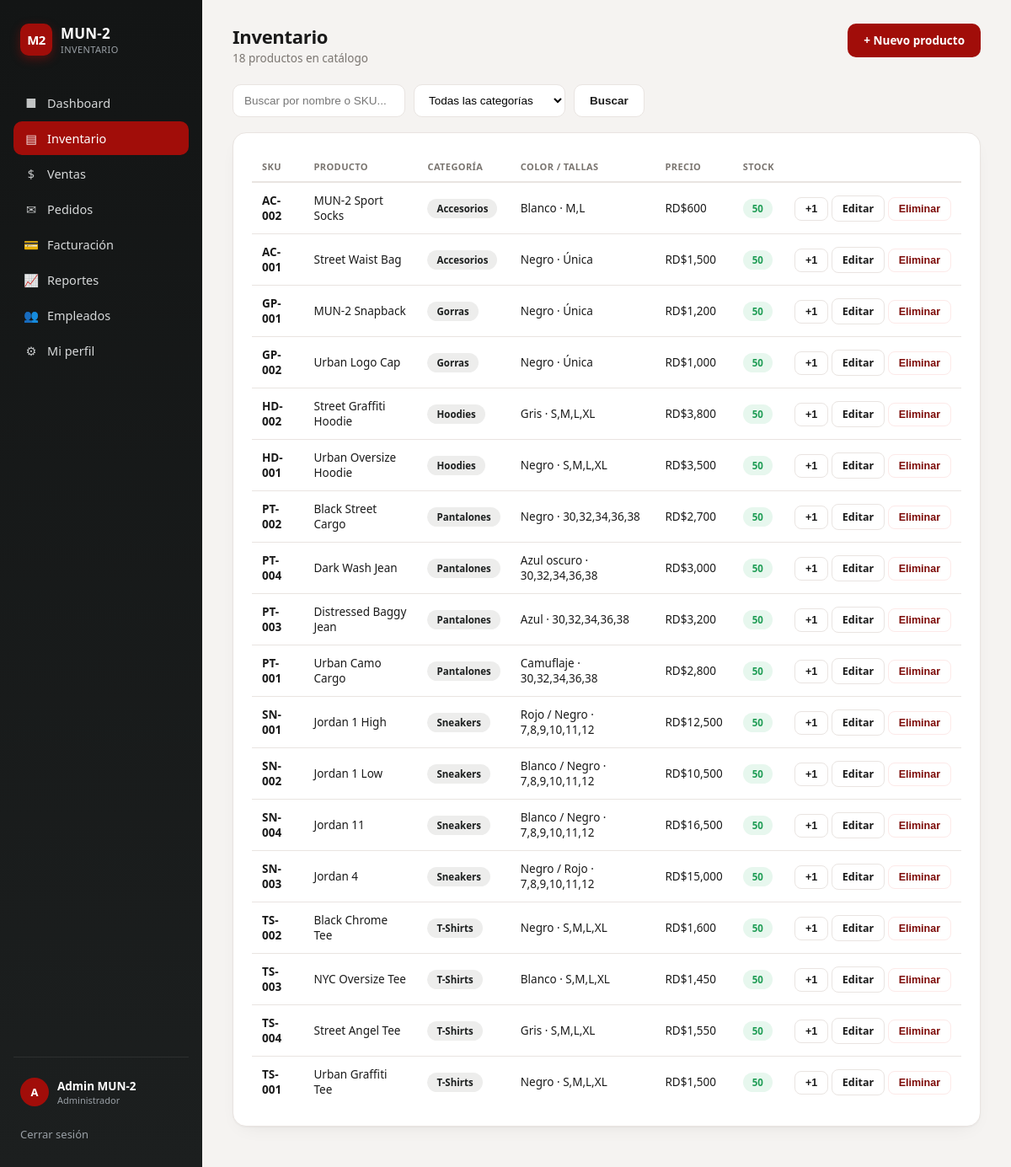
The app's page /inventario (signed in) with its own data.
### tables this page shows
CREATE TABLE productos (
            id INTEGER PRIMARY KEY AUTOINCREMENT,
            sku TEXT UNIQUE NOT NULL,
            nombre TEXT NOT NULL,
            categoria TEXT NOT NULL,
            descripcion TEXT,
            precio_venta INTEGER NOT NULL,
            costo INTEGER NOT NULL,
            stock INTEGER NOT NULL DEFAULT 0,
            stock_minimo INTEGER NOT NULL DEFAULT 5,
            color TEXT,
            tallas TEXT
        );

### app.py (the view)
@app.route("/inventario")
@login_required
def inventario():
    db = get_db()
    q = request.args.get("q", "").strip()
    categoria = request.args.get("categoria", "").strip()
    query = "SELECT * FROM productos WHERE 1=1"
    params = []
    if q:
        query += " AND (nombre LIKE ? OR sku LIKE ?)"
        params += [f"%{q}%", f"%{q}%"]
    if categoria:
        query += " AND categoria = ?"
        params.append(categoria)
    query += " ORDER BY categoria, nombre"
    productos = db.execute(query, params).fetchall()
    categorias = db.execute(
        "SELECT DISTINCT categoria FROM productos ORDER BY categoria"
    ).fetchall()
    return render_template(
        "inventario.html",
        productos=productos,
        categorias=categorias,
        q=q,
        categoria_actual=categoria,
    )

### app.py (called while the page is built)
def get_db():
    if "db" not in g:
        g.db = get_connection()
    return g.db

def login_required(view):
    @wraps(view)
    def wrapped(*args, **kwargs):
        if "usuario_id" not in session:
            return redirect(url_for("login"))
        return view(*args, **kwargs)
    return wrapped

@app.context_processor
def inject_globals():
    ahora = datetime.now()
    fecha_hoy = f"{ahora.day} de {MESES_ES[ahora.month - 1]}, {ahora.year}"
    return {
        "tienda_nombre": "MUN-2",
        "usuario_actual": session.get("nombre"),
        "rol_actual": session.get("rol"),
        "fecha_hoy": fecha_hoy,
    }

### database.py (called while the page is built)
def get_connection():
    conn = sqlite3.connect(DB_PATH)
    conn.row_factory = sqlite3.Row
    conn.execute("PRAGMA foreign_keys = ON")
    return conn

### templates/inventario.html (shortened to what this page needs)
{% extends "base.html" %}
{% block content %}
<div class="page-header">
  <div>
    <div class="page-title">Inventario</div>
    <div class="page-sub">{{ productos|length }} productos en catálogo</div>
  </div>
  {% if rol_actual == 'Administrador' %}
  <a class="btn btn-primary" href="{{ url_for('producto_nuevo') }}">+ Nuevo producto</a>
  {% endif %}
</div>
<form class="filter-bar" method="get">
  <input type="text" name="q" placeholder="Buscar por nombre o SKU..." value="{{ q }}">
  <select name="categoria" onchange="this.form.submit()">
    <option value="">Todas las categorías</option>
  </select>
  <button class="btn btn-outline" type="submit">Buscar</button>
</form>
<div class="card">
  {% if productos %}
  <table>
    <thead>
      <tr>
        <th>SKU</th><th>Producto</th><th>Categoría</th><th>Color / Tallas</th>
        <th>Precio</th><th>Stock</th><th></th>
      </tr>
    </thead>
    <tbody>
      {% for p in productos %}
      <tr>
        <td><strong>{{ p.sku }}</strong></td>
        <td>{{ p.nombre }}</td>
        <td><span class="pill pill-black">{{ p.categoria }}</span></td>
        <td>{{ p.color }} &middot; {{ p.tallas }}</td>
        <td>RD${{ "{:,}".format(p.precio_venta) }}</td>
        <td>
          {% if p.stock <= p.stock_minimo %}
          <span class="pill pill-amber">{{ p.stock }} bajo</span>
          {% else %}
          <span class="pill pill-green">{{ p.stock }}</span>
          {% endif %}
        </td>
        <td style="text-align:right; white-space:nowrap;">
          <form method="post" action="{{ url_for('producto_ajustar_stock', sku=p.sku) }}" style="display:inline;">
            <button class="btn btn-sm btn-outline" type="submit" title="Sumar 1 unidad">+1</button>
          </form>
          {% if rol_actual == 'Administrador' %}
          <a class="btn btn-sm btn-outline" href="{{ url_for('producto_editar', sku=p.sku) }}">Editar</a>
          <form method="post" action="{{ url_for('producto_eliminar', sku=p.sku) }}" style="display:inline;" onsubmit="return confirm('¿Eliminar {{ p.nombre }}?');">
            <button class="btn btn-sm btn-danger-outline" type="submit">Eliminar</button>
          </form>
          {% endif %}
        </td>
      </tr>
      {% endfor %}
    </tbody>
  </table>
  {% else %}
  <div class="empty-state">
    <div class="empty-state-icon">&#128230;</div>
    No se encontraron productos con esos filtros.
  </div>
  {% endif %}
</div>
{% endblock %}

### templates/base.html (style rules this page uses)
:root { --red:#A10D09; --red-dark:#7C0A07; --red-soft:#FDE9E8; --black:#131515; --charcoal:#1C1F1F; --slate:#525E6A; --bg:#F5F3F1; --card:#FFFFFF; --border:#E9E4E1; --text:#1A1A1A; --muted:#7A7570; --success:#1F9D55; --success-soft:#E7F7EE; --radius:16px; --shadow:0 1px 2px rgba(20,15,12,0.04), 0 8px 24px -12px rgba(20,15,12,0.10); }
* { box-sizing:border-box; }
body { margin:0; font-family:'Segoe UI', system-ui, -apple-system, Roboto, Helvetica, Arial, sans-serif; background:var(--bg); color:var(--text); display:flex; min-height:100vh; }
a { text-decoration:none; color:inherit; }
.page-title { font-size:24px; font-weight:800; letter-spacing:-0.3px; }
.page-sub { font-size:13.5px; color:var(--muted); margin-top:2px; }
.card { background:var(--card); border:1px solid var(--border); border-radius:var(--radius); box-shadow:var(--shadow); padding:22px; }
.page-header { display:flex; align-items:flex-start; justify-content:space-between; flex-wrap:wrap; gap:14px; margin-bottom:22px; }
.page-header .page-title { font-size:22px; }
.btn { display:inline-flex; align-items:center; gap:7px; justify-content:center; padding:10px 18px; border-radius:10px; font-size:13.5px; font-weight:700; border:1px solid transparent; cursor:pointer; text-decoration:none; }
.btn-primary { background:var(--red); color:#fff; }
.btn-outline { background:#fff; color:var(--text); border-color:var(--border); }
.btn-sm { padding:6px 12px; font-size:12.5px; border-radius:8px; }
.btn-danger-outline { background:#fff; color:var(--red-dark); border-color:var(--red-soft); }
.filter-bar { display:flex; gap:10px; flex-wrap:wrap; margin-bottom:18px; }
.filter-bar input[type="text"], .filter-bar select { padding:10px 13px; border:1px solid var(--border); border-radius:10px; font-size:13.5px; background:#fff; min-width:180px; }
table { width:100%; border-collapse:collapse; }
thead th { text-align:left; font-size:11px; text-transform:uppercase; letter-spacing:0.4px; color:var(--muted); font-weight:700; padding:10px 12px; border-bottom:2px solid var(--border); }
tbody td { padding:12px; font-size:13.5px; border-bottom:1px solid var(--border); vertical-align:middle; }
tbody tr:last-child td { border-bottom:none; }
.pill { display:inline-flex; align-items:center; padding:4px 11px; border-radius:999px; font-size:11.5px; font-weight:700; }
.pill-black { background:#EDEDEC; color:var(--charcoal); }
.pill-green { background:var(--success-soft); color:var(--success); }

### records on screen
productos: sku "AC-002", nombre "MUN-2 Sport Socks", categoria "Accesorios", color "Blanco", tallas "M,L", precio_venta "600", stock "50"
productos: sku "AC-001", nombre "Street Waist Bag", categoria "Accesorios", color "Negro", tallas "Única", precio_venta "1,500", stock "50"
productos: sku "GP-001", nombre "MUN-2 Snapback", categoria "Gorras", color "Negro", tallas "Única", precio_venta "1,200", stock "50"
productos: sku "GP-002", nombre "Urban Logo Cap", categoria "Gorras", color "Negro", tallas "Única", precio_venta "1,000", stock "50"
productos: sku "HD-002", nombre "Street Graffiti Hoodie", categoria "Hoodies", color "Gris", tallas "S,M,L,XL", precio_venta "3,800", stock "50"
productos: sku "HD-001", nombre "Urban Oversize Hoodie", categoria "Hoodies", color "Negro", tallas "S,M,L,XL", precio_venta "3,500", stock "50"
productos: sku "PT-002", nombre "Black Street Cargo", categoria "Pantalones", color "Negro", tallas "30,32,34,36,38", precio_venta "2,700", stock "50"
productos: sku "PT-004", nombre "Dark Wash Jean", categoria "Pantalones", color "Azul oscuro", tallas "30,32,34,36,38", precio_venta "3,000", stock "50"
productos: sku "PT-003", nombre "Distressed Baggy Jean", categoria "Pantalones", color "Azul", tallas "30,32,34,36,38", precio_venta "3,200", stock "50"
productos: sku "PT-001", nombre "Urban Camo Cargo", categoria "Pantalones", color "Camuflaje", tallas "30,32,34,36,38", precio_venta "2,800", stock "50"
productos: sku "SN-001", nombre "Jordan 1 High", categoria "Sneakers", color "Rojo / Negro", tallas "7,8,9,10,11,12", precio_venta "12,500", stock "50"
productos: sku "SN-002", nombre "Jordan 1 Low", categoria "Sneakers", color "Blanco / Negro", tallas "7,8,9,10,11,12", precio_venta "10,500", stock "50"
productos: sku "SN-004", nombre "Jordan 11", categoria "Sneakers", color "Blanco / Negro", tallas "7,8,9,10,11,12", precio_venta "16,500", stock "50"
productos: sku "SN-003", nombre "Jordan 4", categoria "Sneakers", color "Negro / Rojo", tallas "7,8,9,10,11,12", precio_venta "15,000", stock "50"
productos: sku "TS-002", nombre "Black Chrome Tee", categoria "T-Shirts", color "Negro", tallas "S,M,L,XL", precio_venta "1,600", stock "50"
productos: sku "TS-003", nombre "NYC Oversize Tee", categoria "T-Shirts", color "Blanco", tallas "S,M,L,XL", precio_venta "1,450", stock "50"
productos: sku "TS-004", nombre "Street Angel Tee", categoria "T-Shirts", color "Gris", tallas "S,M,L,XL", precio_venta "1,550", stock "50"
productos: sku "TS-001", nombre "Urban Graffiti Tee", categoria "T-Shirts", color "Negro", tallas "S,M,L,XL", precio_venta "1,500", stock "50"

### other values on screen
{{ (usuario_actual or "U")[0] }} "A"
{{ usuario_actual }} "Admin MUN-2"
{{ rol_actual }} "Administrador"
{{ productos|length }} "18"
